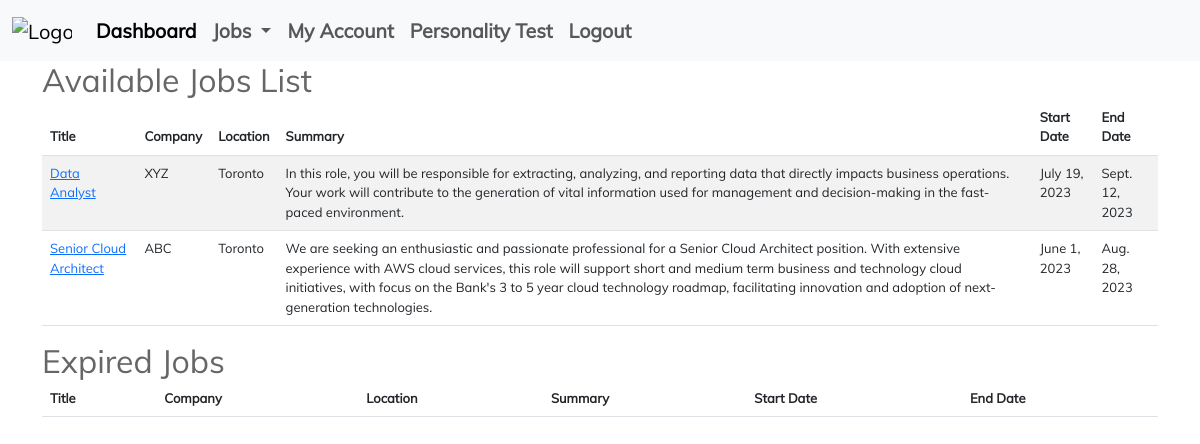
The app's page /employer/job-list/, older data.
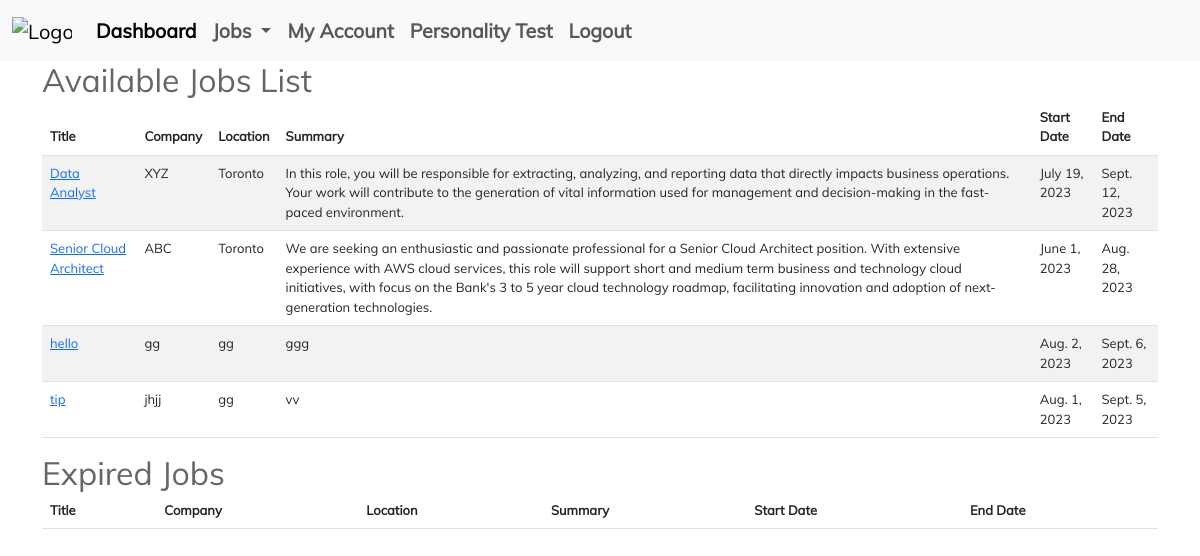
The same page, newer data.
### employer/models.py (models this page shows, shortened)
class Job(models.Model):
    title = models.CharField(max_length=100)
    company = models.CharField(max_length=100)
    location = models.CharField(max_length=100)
    summary = models.TextField()
    description = models.TextField()
    requirements = models.TextField()
    start_date = models.DateField()
    end_date = models.DateField()
    personality_1=models.CharField(null=True,max_length=20)
    personality_2 = models.CharField(null=True,max_length=20)
    personality_3 = models.CharField(null=True,max_length=20)

### employer/views.py (the view)
# urls.py: path('employer/job-list/', job_list, name='job_list'),
def job_list(request):
    if request.method == 'GET':
        today = timezone.now().date()
        jobs = Job.objects.filter(end_date__gte=today)
        expired_jobs = Job.objects.filter(end_date__lt=today)
        return render(request, 'employer/job-list.html', {'jobs': jobs, "expired_jobs": expired_jobs})

### templates/employer/job-list.html (shortened to what this page needs)
{% extends 'employer/base.html' %}
{% block content %}
    <h2>Available Jobs List</h2>
    <table class="table table-striped">
        <thead>
        <th>Title</th>
        <th>Company</th>
        <th>Location</th>
        <th>Summary</th>
        <th>Start Date</th>
        <th>End Date</th>
        </thead>
        <tbody>
        {% for job in jobs %}
            <tr>
                <td><a href="/employer/edit-job-detail/{{ job.id }}">{{ job.title }}</a></td>
                <td>{{ job.company }}</td>
                <td>{{ job.location }}</td>
                <td>{{ job.summary }}</td>
                <td>{{ job.start_date }}</td>
                <td>{{ job.end_date }}</td>
            </tr>
        {% endfor %}
        </tbody>
    </table>
    <h2>Expired Jobs</h2>
    <table class="table table-striped">
        <thead>
        <th>Title</th>
        <th>Company</th>
        <th>Location</th>
        <th>Summary</th>
        <th>Start Date</th>
        <th>End Date</th>
        </thead>
    </table>
{% endblock %}

Row changes from the older to the newer data that the page shows:
added Job: title "hello", company "gg", location "gg", summary "ggg", start_date "Aug. 2, 2023", end_date "Sept. 6, 2023"
added Job: title "tip", company "jhjj", location "gg", summary "vv", start_date "Aug. 1, 2023", end_date "Sept. 5, 2023"
